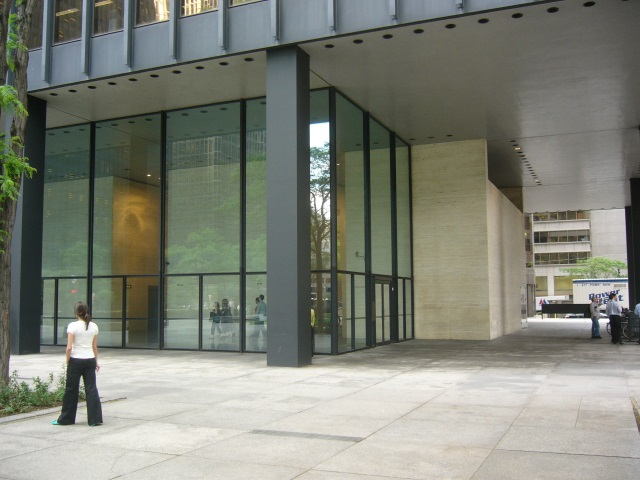
#> input picture HOUGH/FIG/9.jpg, 640 x 480 px, found by its file name
$ python clearHough.py
#> lines starting #> are read from the running program, lines starting #| are printed output that depends on the picture
### HOUGH/CLEARHOUGH/ReadAndWriteImage.py
import numpy as np
from PIL import Image


'''
一个读图片和写图片的模块
'''
def rgb2gray(rgb):
  return np.dot(rgb[...,:3], [0.299, 0.587, 0.114])

# [10 lines left out: function color2matrix_abd, not called in this run]

def color2matrix(fileName):
    return np.array(Image.open(fileName).convert('I')).tolist()

def matrix2img(matrix, fileName):
    assert type(matrix).__name__ == 'list'
    tempArr = np.array(matrix)
    tempArr = np.array(tempArr, dtype = 'uint8')
    tempArr = Image.fromarray(tempArr)
    tempArr.save(fileName, 'bmp')

# [12 lines of commented-out code are left out]


### HOUGH/CLEARHOUGH/clearHough.py
import ReadAndWriteImage, copy, math

def getGrayData(fileName):
    return ReadAndWriteImage.color2matrix(fileName)

def getImage(data, fileName):
    ReadAndWriteImage.matrix2img(data, fileName)
    print('finish')

def GaussianIt(data, div = False):
    h = len(data); w = len(data[0])
    filter = [[1, 2, 1], [2, 4, 2], [1, 2, 1]]
    res = copy.deepcopy(data)
    for ctr in range(1, h - 1):
        for itr in range(1, w - 1):
            tempSum = 0
            for i in range(-1, 2):
                for j in range(-1, 2):
                    tempSum += filter[i + 1][j + 1] * data[ctr][itr]
            res[ctr][itr] = tempSum
    if div == True:
        for ctr in range(1, h - 1):
            for itr in range(1, w - 1):
                res[ctr][itr] = res[ctr][itr] // 16
    return res

def SobelIt(data):
    h = len(data); w = len(data[0])
    Gxs = [[0 for ctr in range(w)] for itr in range(h)]
    Gs = copy.deepcopy(data); Gys = copy.deepcopy(Gxs); tangs = copy.deepcopy(Gxs)
    for ctr in range(1, h - 1):
        for itr in range(1, w - 1):
            Gxs[ctr][itr] = data[ctr - 1][itr + 1] + 2 * data[ctr][itr + 1] + data[ctr + 1][itr + 1] - (data[ctr - 1][itr - 1] + 2 * data[ctr][itr - 1] + data[ctr + 1][itr - 1])
            Gys[ctr][itr] = data[ctr - 1][itr - 1] + 2 * data[ctr - 1][itr] + data[ctr - 1][itr + 1] - (data[ctr + 1][itr - 1] + 2 * data[ctr + 1][itr] + data[ctr + 1][itr + 1])
            Gs[ctr][itr] = abs(Gxs[ctr][itr] - Gys[ctr][itr])
    return Gxs, Gys, Gs

def NMSuppress(Gxs, Gys, Gs):
    h = len(Gs); w = len(Gs[0])
    res = copy.deepcopy(Gs)
    for ctr in range(1, h - 1):
        for itr in range(1, 639):
            if Gs[ctr][itr] != 0:
                dx = Gxs[ctr][itr]; dy = Gys[ctr][itr]
                d = Gs[ctr][itr]
                if abs(dy) > abs(dx):
                    w = abs(dx) / abs(dy)
                    d2 = Gs[ctr - 1][itr]
                    d4 = Gs[ctr + 1][itr]
                    if dx * dy > 0:
                        d1 = Gs[ctr - 1][itr - 1]
                        d3 = Gs[ctr + 1][itr + 1]
                    else:
                        d1 = Gs[ctr - 1][itr + 1]
                        d3 = Gs[ctr + 1][itr - 1]
                else:
                    w = abs(dy) / abs(dx)
                    d2 = Gs[ctr][itr - 1]
                    d4 = Gs[ctr][itr + 1]
                    if dx * dy > 0:
                        d1 = Gs[ctr + 1][itr - 1]
                        d3 = Gs[ctr - 1][itr + 1]
                    else:
                        d1 = Gs[ctr - 1][itr - 1]
                        d3 = Gs[ctr + 1][itr + 1]
                gt1 = w * d1 + (1 - w) * d2
                gt2 = w * d3 + (1 - w) * d4
                if d >= gt1 and d >= gt2:
                    res[ctr][itr] = d
                else:
                    res[ctr][itr] = 0
    return res

def doubThres(matrix):
    h = len(Gs); w = len(Gs[0])
    res = [[0 for ctr in range(w)] for itr in range(h)]
    maxP = 0
    for ctr in range(1, h - 1):
        for itr in range(1, w - 1):
            if matrix[ctr][itr] > max:
                maxP = matrix[ctr][itr]
    thres1 = 0.1 * maxP; thres2 = 0.3 * maxP
    for ctr in range(1, h - 1):
        for itr in range(1, w - 1):
            if matrix[ctr][itr] > thres2:
                res[ctr][itr] = 2
            elif matrix[ctr][itr] <= thres2 and matrix[ctr][itr] > thres1:
                res[ctr][itr] = 1
    return res

def connEdge(matrix):
    h = len(Gs); w = len(Gs[0])
    res = copy.deepcopy(matrix)
    for ctr in range(1, h - 1):
        for itr in range(1, w - 1):
            if matrix[ctr][itr] == 1:
                tempFlag = 0
                for i in range(-1, 2):
                    for j in range(-1, 2):
                        if matrix[ctr + i][itr + j] == 2:
                            tempFlag = 2
                res[ctr][itr] = tempflag
    return res

if __name__ == '__main__':
    data = getGrayData('G:/codes/HOUGH/FIG/9.jpg')
#> data = 480 items
    Gres = GaussianIt(data, True)
#> in GaussianIt, `h = len(data)`: h = 480
#> in GaussianIt, `w = len(data[0])`: w = 640
#> in GaussianIt, `res = copy.deepcopy(data)`: res = 480 items
#> Gres = 480 items
    getImage(Gres, 'G:/codes/HOUGH/CLEARHOUGH/1.bmp')
#> in matrix2img, `tempArr = np.array(matrix)`:
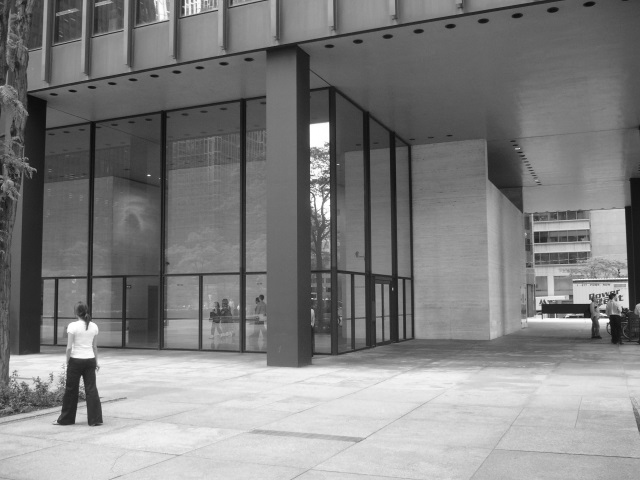
#> tempArr: shape (480, 640) int64; min 9, max 255, mean 128.6
    Gxs, Gys, Sres = SobelIt(Gres)
#> in SobelIt, `h = len(data)`: h = 480
#> in SobelIt, `w = len(data[0])`: w = 640
#> in SobelIt, `Gs = copy.deepcopy(data)`: Gs = 480 items
#> Gxs = 480 items; Gys = 480 items; Sres = 480 items
    getImage(Sres, 'G:/codes/HOUGH/CLEARHOUGH/2.bmp')
#> call 2 of matrix2img, with fileName = 'G:/codes/HOUGH/CLEARHOUGH/2.bmp'
#> in matrix2img (call 2), `tempArr = np.array(matrix)`:
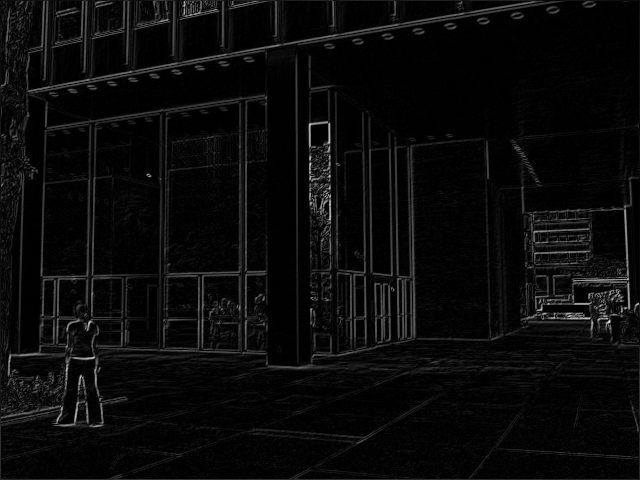
#> tempArr: shape (480, 640) int64; min 0, max 1112, mean 47.1; drawn with min black and max white
#> in matrix2img (call 2), `tempArr = np.array(tempArr, dtype = 'uint8')`:
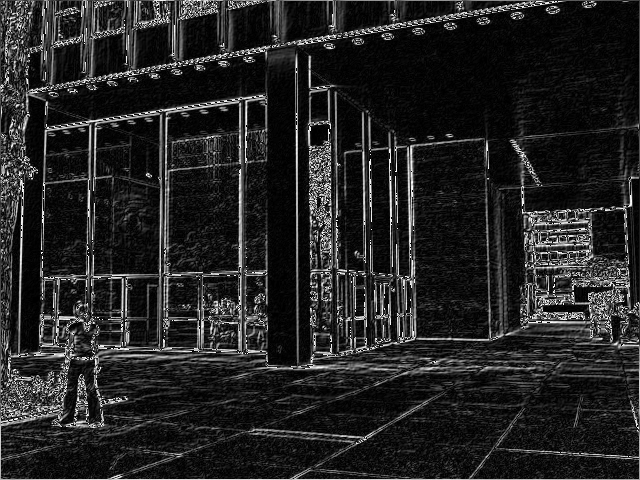
#> tempArr: shape (480, 640); min 0, max 254, mean 35.9
    NMSres = NMSuppress(Gxs, Gys, Sres)
#> in NMSuppress, `h = len(Gs)`: h = 480
#> in NMSuppress, `w = len(Gs[0])`: w = 640
#> in NMSuppress, `res = copy.deepcopy(Gs)`: res = 480 items
#> NMSres = 480 items
    getImage(NMSres, 'G:/codes/HOUGH/CLEARHOUGH/3.bmp')
#> call 3 of matrix2img, with fileName = 'G:/codes/HOUGH/CLEARHOUGH/3.bmp'
#> in matrix2img (call 3), `tempArr = np.array(matrix)`:
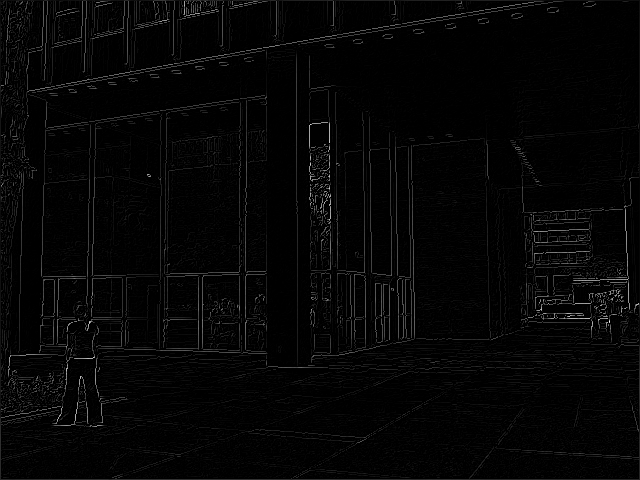
#> tempArr: shape (480, 640) int64; min 0, max 1112, mean 24.2; drawn with min black and max white
#> in matrix2img (call 3), `tempArr = np.array(tempArr, dtype = 'uint8')`:
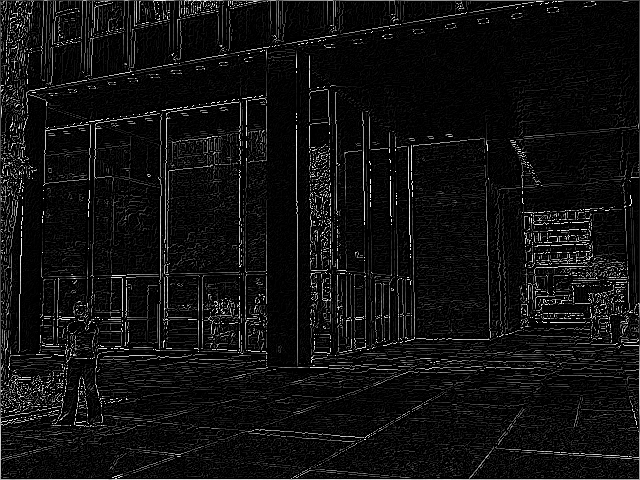
#> tempArr: shape (480, 640); min 0, max 254, mean 16.5

$ run again, with HOUGH/FIG/1.jpg copied over HOUGH/FIG/9.jpg
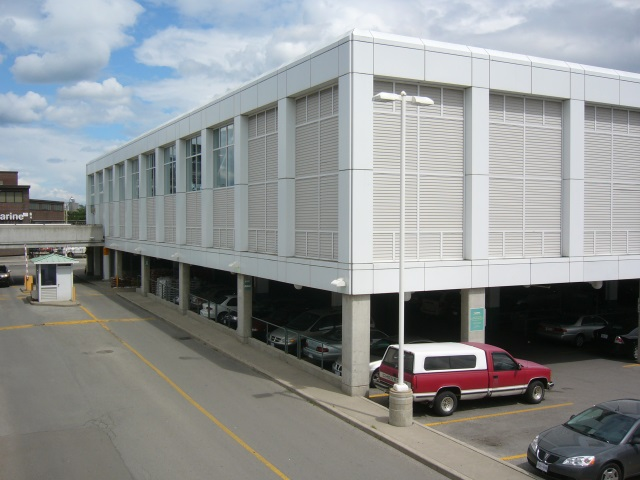
#> input picture HOUGH/FIG/1.jpg, 640 x 480 px, found by its file name
#> data = 480 items
#> in GaussianIt, `h = len(data)`: h = 480
#> in GaussianIt, `w = len(data[0])`: w = 640
#> in GaussianIt, `res = copy.deepcopy(data)`: res = 480 items
#> in SobelIt, `h = len(data)`: h = 480
#> in SobelIt, `w = len(data[0])`: w = 640
#> Gs = 480 items
#> in matrix2img (call 2), `tempArr = np.array(tempArr, dtype = 'uint8')`:
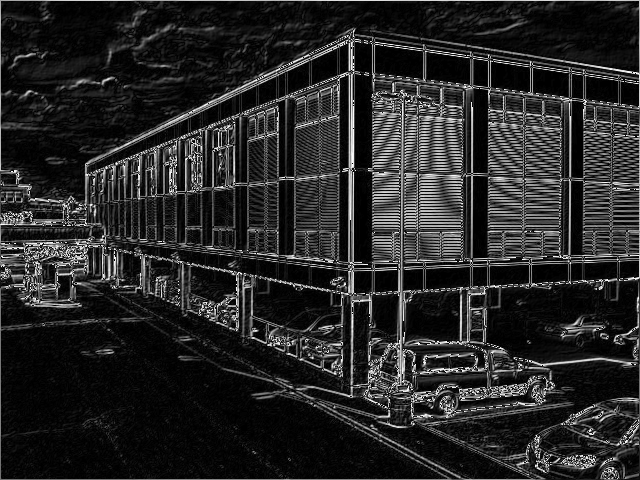
#> tempArr: shape (480, 640); min 0, max 254, mean 39
#> in NMSuppress, `h = len(Gs)`: h = 480
#> in NMSuppress, `w = len(Gs[0])`: w = 640
#> in NMSuppress, `res = copy.deepcopy(Gs)`: res = 480 items
#> in matrix2img (call 3), `tempArr = np.array(tempArr, dtype = 'uint8')`:
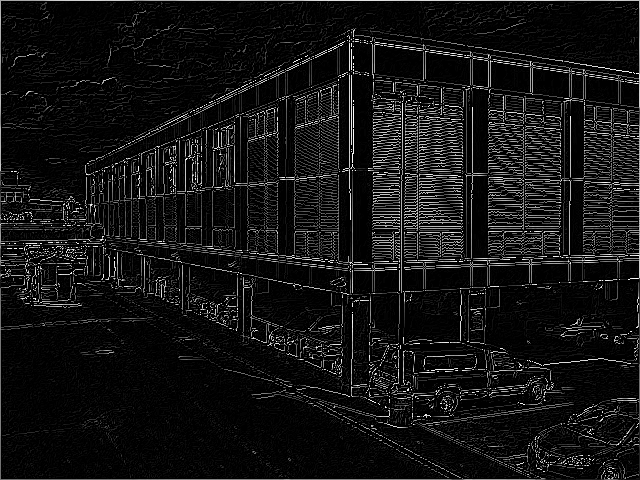
#> tempArr: shape (480, 640); min 0, max 254, mean 19.5
